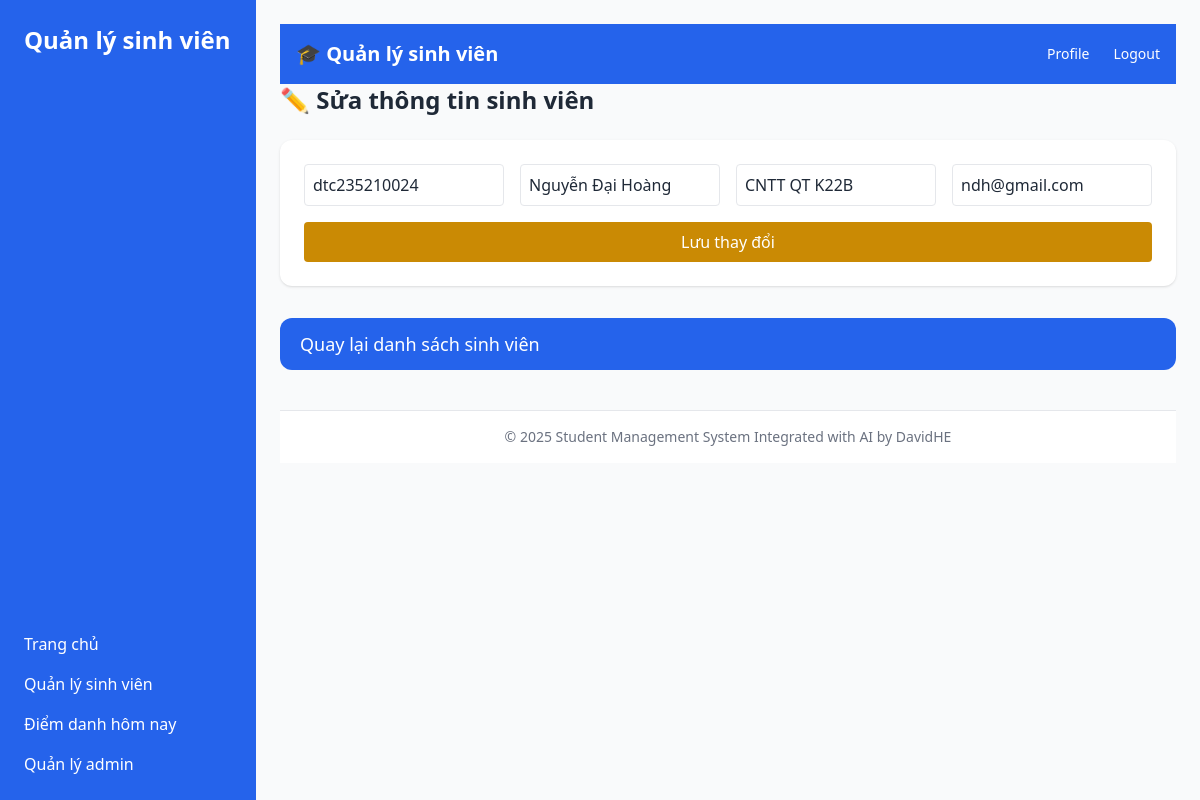
The page /students/edit/1 (signed in) on the database its author committed.
### app.py (models this page shows)
class Student(db.Model):
    id = db.Column(db.Integer, primary_key=True)
    student_id = db.Column(db.String(20), unique=True, nullable=False)
    name = db.Column(db.String(100), nullable=False)
    email = db.Column(db.String(100))
    class_name = db.Column(db.String(20))

### app.py (the view, shortened to what this page needs)
@app.route('/students/edit/<int:id>', methods=['GET', 'POST'])
@login_required
def edit_student(id):
    if current_user.role not in ['admin', 'teacher']:  # Kiểm tra quyền truy cập
        return redirect(url_for('home'))
    student = Student.query.get_or_404(id)
    return render_template("student_edit.html", student=student)

### app.py (called while the page is built)
@login_manager.user_loader
def load_user(user_id):
    return User.query.get(int(user_id))  # Tìm người dùng từ database bằng user_id

### templates/student_edit.html (shortened to what this page needs)
{% extends "base.html" %}
{% block content %}
<h2 class="text-2xl font-semibold mb-6">✏️ Sửa thông tin sinh viên</h2>
<form method="POST" action="/students/edit/{{ student.id }}" class="bg-white p-6 rounded-xl shadow mb-8 grid grid-cols-1 md:grid-cols-4 gap-4">
    <input type="text" name="student_id" placeholder="Mã sinh viên" class="border p-2 rounded" value="{{ student.student_id }}" required>
    <input type="text" name="name" placeholder="Họ và tên" class="border p-2 rounded" value="{{ student.name }}" required>
    <input type="text" name="class_name" placeholder="Lớp" class="border p-2 rounded" value="{{ student.class_name }}">
    <input type="email" name="email" placeholder="Email" class="border p-2 rounded" value="{{ student.email }}">
    <button type="submit" class="col-span-1 md:col-span-4 bg-yellow-600 text-white py-2 rounded hover:bg-yellow-700">Lưu thay đổi</button>
</form>
<a href="/students" class="inline-block bg-blue-600 hover:bg-blue-700 text-white px-5 py-3 rounded-xl text-lg font-medium">Quay lại danh sách sinh viên</a>
{% endblock %}

### rows shown on the page
Student: student_id "dtc235210024", name "Nguyễn Đại Hoàng", class_name "CNTT QT K22B", email "ndh@gmail.com"
